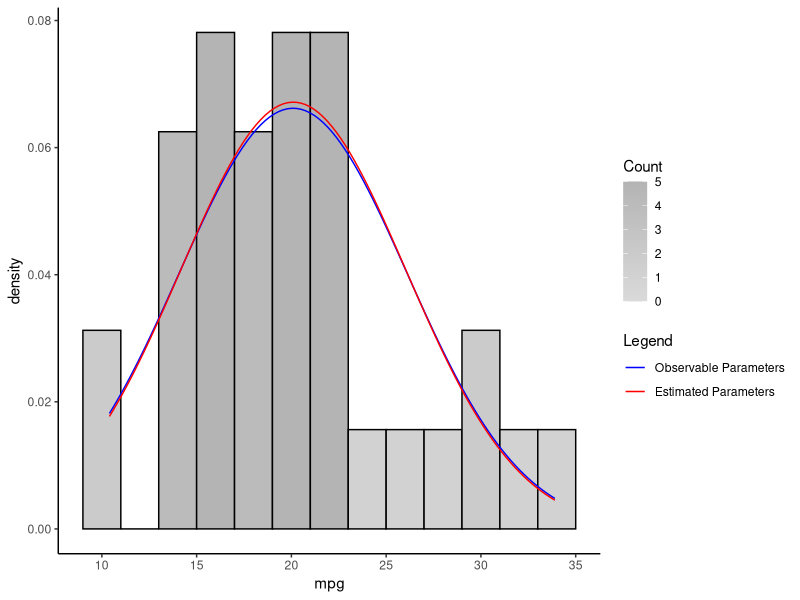
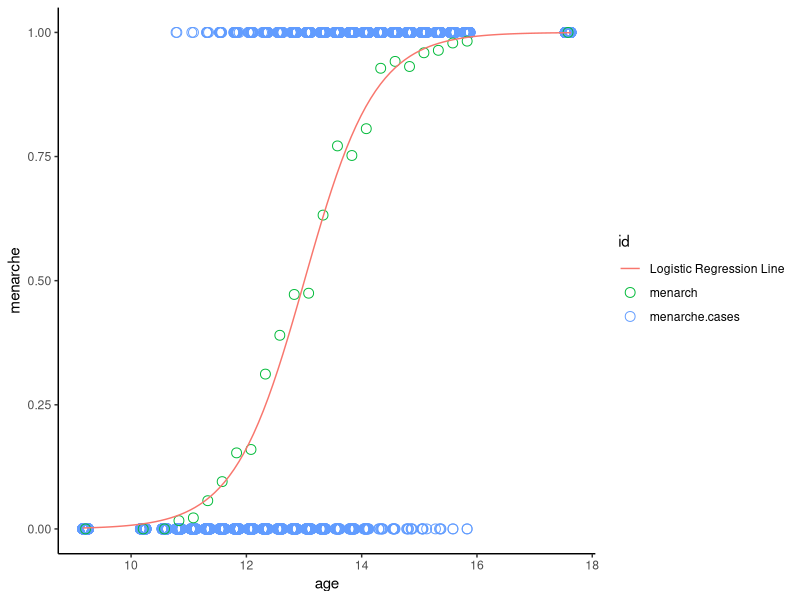

R code for these plots, in order:
## ---- chunk 1
knitr::opts_chunk$set(fig.width=9, fig.height=6)
library(ggplot2)
## ---- chunk 2
## Function for Normal Probability Density Function
norm_pdf = function(x, mean, sd)
{
  return(1/(sqrt(2*pi)*sd) * exp((-1/(2*sd^2))*(x - mean)^2))
}
## ---- chunk 3
## Log Likelihood Function where par = c(mean, sd)
Log.Lik = function(par, x)
{
  n = length(x)
  lik1 = n * log(1/(sqrt(2*pi)*par[2]))
  lik2 =  1/(2*par[2]^2) * sum((x - par[1])^2)
  
  return (-(lik1 - lik2)) # Returning negative so as to find maximum
}
## ---- chunk 4
## Optimizing Log-Likelihood to find parameter estimates
opt.par = optim(par = c(.5, .5), 
             fn = Log.Lik, 
             x = mtcars$mpg,
             method = 'Nelder-Mead',
             upper = Inf,
             lower = -Inf)

opt.par
## ---- chunk 5
sprintf('The par = (mean, sd) estimations for Log-Likelihood using Nelder-mead is (%f, %f)', opt.par$par[1], opt.par$par[2])
## ---- chunk 6
sprintf('The mean and sd estimate using mle and Nelder-Mead optimization is (%f, %f)',
        opt.par$par[1], opt.par$par[2]) 

sprintf('The mean and sd of the data mtcars$mpg is (%f, %f)',
        mean(mtcars$mpg), sd(mtcars$mpg)) 
## ---- chunk 7
ggplot(mtcars, aes(x = mpg)) +
  
  geom_histogram(binwidth = 2, colour = "black", 
                          aes(y = ..density.., fill = ..count..)) +
  scale_fill_gradient("Count", low = "#dadada", high = "#b4b4b4") +
  
  ## Plotting Normal Distribution using sample mean and population sd
  stat_function(fun = norm_pdf,
                         aes(color = "Observable Parameters"),
                         args = list(mean = mean(mtcars$mpg),
                                     sd = sd(mtcars$mpg))) +
  
  ## Plotting Normal Distribution using estimated mean and sd
  stat_function(fun = norm_pdf,
                         aes(color = "Estimated Parameters"),
                         args = list(mean = opt.par$par[1], 
                                     sd = opt.par$par[2])) +
  
  ## Legend
  scale_color_manual("Legend", breaks = c("Observable Parameters",
                                          "Estimated Parameters"),
                                values = c("blue", 
                                           "red")) +
  
  ## Setting theme
  theme(panel.grid.major = element_blank(), 
        panel.grid.minor = element_blank(), 
        panel.background = element_blank(), 
        axis.line = element_line(colour = "black"))
## ---- chunk 8
## Function for p(x;par) where par = c(beta0, beta1)
sigmoid = function(par, x)
{
  return ( 1/(1 + exp(-par[1] - par[2]*x)) )
}
## ---- chunk 9
Log.Lik = function(par, x, y)
{
  p = sigmoid(par, x)
  return ( -sum(y*log(p) + (1-y)*log(1-p)) )
}
## ---- chunk 10
require("MASS")
menarche
## ---- chunk 11
success.indices = rep(x=seq_len(nrow(menarche)), times=menarche$Menarche)
success.ages = menarche$Age[success.indices]
success = data.frame(age=success.ages, reached.menarche=1)
failure.indices = rep(x=seq_len(nrow(menarche)), times=menarche$Total - menarche$Menarche)
failure.ages = menarche$Age[failure.indices]
failure = data.frame(age=failure.ages, reached.menarche=0)
menarche.cases = rbind(success, failure)
menarche.cases = menarche.cases[order(menarche.cases$age), ]
rownames(menarche.cases) = NULL # Remove incorrectly ordered rownames; they get restored correctly.
menarche.cases
## ---- chunk 12
opt.par = optim(par = c(.5, .5),
                fn = Log.Lik,
                gr = NULL,
                x = menarche.cases$age,
                y = menarche.cases$reached.menarche, 
                method = 'Nelder-Mead',
                lower = -Inf,
                upper = Inf)

opt.par
## ---- chunk 13
## The 3918 points (x=age, y=reached.menarche) from menarche.cases with jitter
## to create random noise for age
x1 = c(jitter(menarche.cases$age))
y1 = c(menarche.cases$reached.menarche)
id1 = rep('menarche.cases', nrow(menarche.cases))
## ---- chunk 14
## 25 points (xi, yi) where xi is the ith age in the original menarche data frame, 
## and yi is the proportion of girls of that age who have reached menarche
x2 = c(menarche$Age)
y2 = c()

for (i in 1:nrow(menarche))
{
  y2 = append(y2, 1/menarche[i,]$Total * menarche[i,]$Menarche)
}

id2 = rep('menarch', nrow(menarche))
## ---- chunk 15
## Merging data frame
df = data.frame(id = c(id1, id2), age = c(x1,x2), menarche = c(y1,y2))
## ---- chunk 16
ggplot(data = df, aes(x = age, y = menarche, color = id)) +
  
  ## Scatter plot in blue for menarche.cases and green for menarche proportions
  geom_point(shape = 1, size = 3) +
  
  ## Logistic Regression Line in red using Nelder-Mead optimized estimators
  stat_function(fun = sigmoid, 
                aes(color = 'Logistic Regression Line'),
                args = list(par = c(opt.par$par[1], opt.par$par[2]))) +
  
  ## Setting theme
  theme(panel.grid.major = element_blank(), 
        panel.grid.minor = element_blank(), 
        panel.background = element_blank(), 
        axis.line = element_line(colour = "black"))
